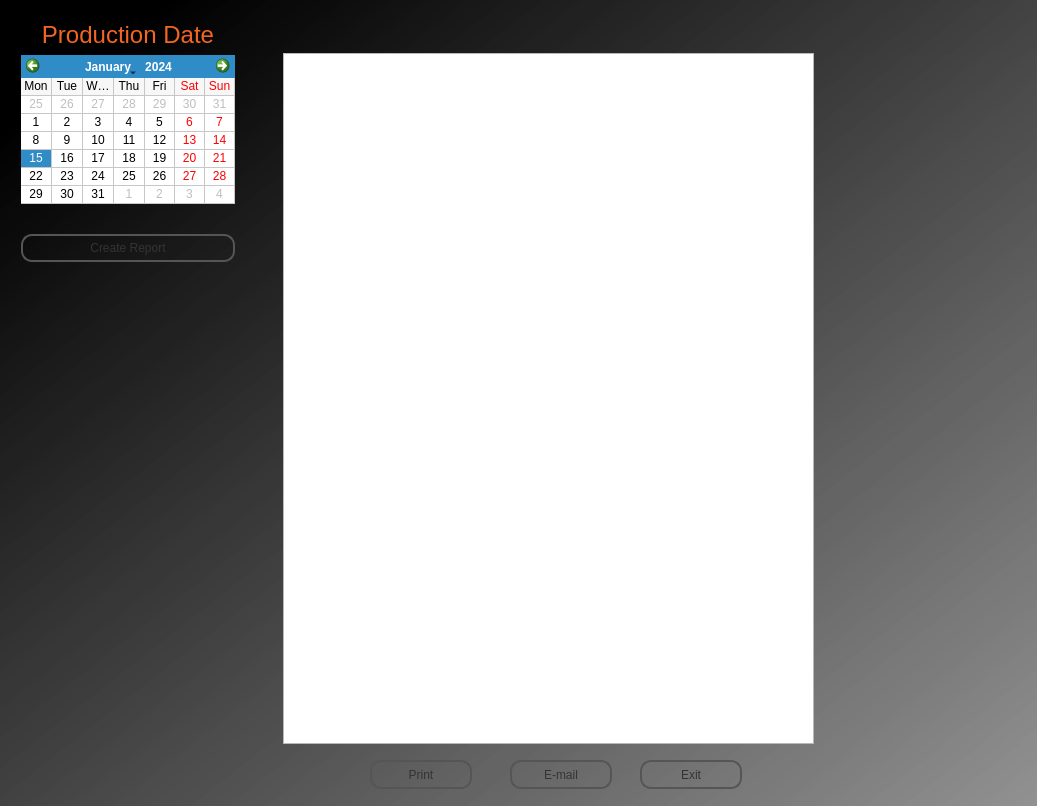
<?xml version="1.0" encoding="UTF-8"?>
<ui version="4.0">
 <class>ProductionReportDialog</class>
 <widget class="QDialog" name="ProductionReportDialog">
  <property name="windowModality">
   <enum>Qt::ApplicationModal</enum>
  </property>
  <property name="geometry">
   <rect>
    <x>0</x>
    <y>0</y>
    <width>1037</width>
    <height>806</height>
   </rect>
  </property>
  <property name="sizePolicy">
   <sizepolicy hsizetype="Ignored" vsizetype="Ignored">
    <horstretch>0</horstretch>
    <verstretch>0</verstretch>
   </sizepolicy>
  </property>
  <property name="minimumSize">
   <size>
    <width>400</width>
    <height>400</height>
   </size>
  </property>
  <property name="maximumSize">
   <size>
    <width>16777215</width>
    <height>16777215</height>
   </size>
  </property>
  <property name="baseSize">
   <size>
    <width>400</width>
    <height>400</height>
   </size>
  </property>
  <property name="windowTitle">
   <string>Production Reporting</string>
  </property>
  <property name="windowIcon">
   <iconset resource="../Main App/myrc.qrc">
    <normaloff>:/newPrefix/Resources/path2829.png</normaloff>:/newPrefix/Resources/path2829.png</iconset>
  </property>
  <property name="styleSheet">
   <string notr="true">#loginDialog{
background-image: url(:/newPrefix/Resources/dinpattern-stripe.gif);
}

#label,#label_2,#label_4{color:#f26522;}



#widget{
	background-color: qlineargradient(spread:pad, x1:1, y1:1, x2:0.057, y2:0.0681818, stop:0 rgba(81, 81, 81, 151), stop:0.98 rgba(0, 0, 0, 255));

}
#label_3 {


	color: rgb(255, 0, 0);

}

QPushButton{
	
	
font: 75 8pt &quot;Arial Black&quot;;
color: #333;
border: 2px solid #555;
border-radius: 11px;
padding: 5px;
background: qradialgradient(cx: 0.3, cy: -0.4,
fx: 0.3, fy: -0.4,
radius: 1.35, stop: 0 #fff, stop: 1 #888);
min-width: 80px;
	

}

QPushButton:hover
{
background: qradialgradient(cx: 0.3, cy: -0.4,
fx: 0.3, fy: -0.4,
radius: 1.35, stop: 0 #fff, stop: 1 #bbb);
}

QPushButton:pressed {

background: qradialgradient(cx: 0.4, cy: -0.1,
fx: 0.4, fy: -0.1,
radius: 1.35, stop: 0 #fff, stop: 1 #ddd);
}</string>
  </property>
  <property name="modal">
   <bool>true</bool>
  </property>
  <layout class="QGridLayout" name="gridLayout_2">
   <property name="margin">
    <number>0</number>
   </property>
   <item row="0" column="0">
    <widget class="QWidget" name="widget" native="true">
     <property name="sizePolicy">
      <sizepolicy hsizetype="Ignored" vsizetype="Ignored">
       <horstretch>0</horstretch>
       <verstretch>0</verstretch>
      </sizepolicy>
     </property>
     <property name="minimumSize">
      <size>
       <width>425</width>
       <height>425</height>
      </size>
     </property>
     <property name="baseSize">
      <size>
       <width>425</width>
       <height>425</height>
      </size>
     </property>
     <property name="styleSheet">
      <string notr="true"/>
     </property>
     <widget class="QLabel" name="label_3">
      <property name="geometry">
       <rect>
        <x>179</x>
        <y>216</y>
        <width>16</width>
        <height>16</height>
       </rect>
      </property>
      <property name="text">
       <string/>
      </property>
     </widget>
     <widget class="QPushButton" name="pushButton_3">
      <property name="geometry">
       <rect>
        <x>370</x>
        <y>760</y>
        <width>102</width>
        <height>29</height>
       </rect>
      </property>
      <property name="text">
       <string>Print</string>
      </property>
     </widget>
     <widget class="QPushButton" name="pushButton_4">
      <property name="geometry">
       <rect>
        <x>510</x>
        <y>760</y>
        <width>102</width>
        <height>29</height>
       </rect>
      </property>
      <property name="text">
       <string>E-mail</string>
      </property>
     </widget>
     <widget class="QWidget" name="layoutWidget">
      <property name="geometry">
       <rect>
        <x>21</x>
        <y>21</y>
        <width>214</width>
        <height>241</height>
       </rect>
      </property>
      <layout class="QVBoxLayout" name="verticalLayout_2">
       <item>
        <layout class="QVBoxLayout" name="verticalLayout">
         <item>
          <widget class="QLabel" name="label">
           <property name="font">
            <font>
             <pointsize>18</pointsize>
            </font>
           </property>
           <property name="text">
            <string>Production Date</string>
           </property>
           <property name="alignment">
            <set>Qt::AlignCenter</set>
           </property>
          </widget>
         </item>
         <item>
          <widget class="QCalendarWidget" name="calendarWidget">
           <property name="gridVisible">
            <bool>true</bool>
           </property>
           <property name="verticalHeaderFormat">
            <enum>QCalendarWidget::NoVerticalHeader</enum>
           </property>
           <property name="dateEditAcceptDelay">
            <number>750</number>
           </property>
          </widget>
         </item>
        </layout>
       </item>
       <item>
        <spacer name="verticalSpacer_3">
         <property name="orientation">
          <enum>Qt::Vertical</enum>
         </property>
         <property name="sizeHint" stdset="0">
          <size>
           <width>20</width>
           <height>18</height>
          </size>
         </property>
        </spacer>
       </item>
       <item>
        <layout class="QHBoxLayout" name="horizontalLayout">
         <item>
          <widget class="QPushButton" name="pushButton">
           <property name="text">
            <string>Create Report</string>
           </property>
          </widget>
         </item>
        </layout>
       </item>
      </layout>
     </widget>
     <widget class="QTextEdit" name="textEdit">
      <property name="geometry">
       <rect>
        <x>283</x>
        <y>53</y>
        <width>531</width>
        <height>691</height>
       </rect>
      </property>
     </widget>
     <widget class="QPushButton" name="pushButton_2">
      <property name="geometry">
       <rect>
        <x>640</x>
        <y>760</y>
        <width>102</width>
        <height>29</height>
       </rect>
      </property>
      <property name="text">
       <string>Exit</string>
      </property>
     </widget>
    </widget>
   </item>
  </layout>
 </widget>
 <resources>
  <include location="../Main App/myrc.qrc"/>
 </resources>
 <connections/>
</ui>
